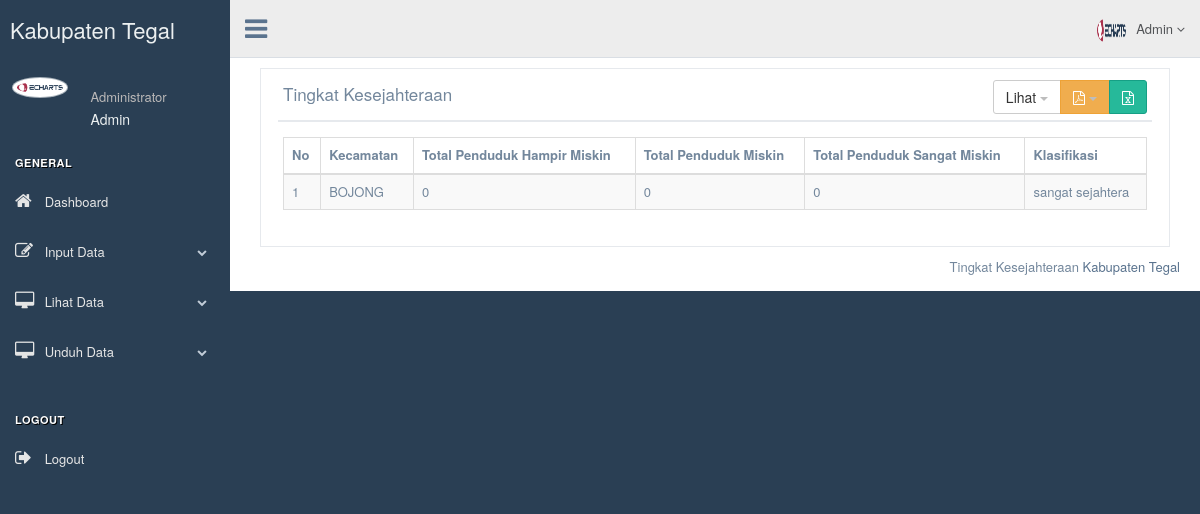
The app's page /index.php/fuzzy/viewKecamatan, older data.
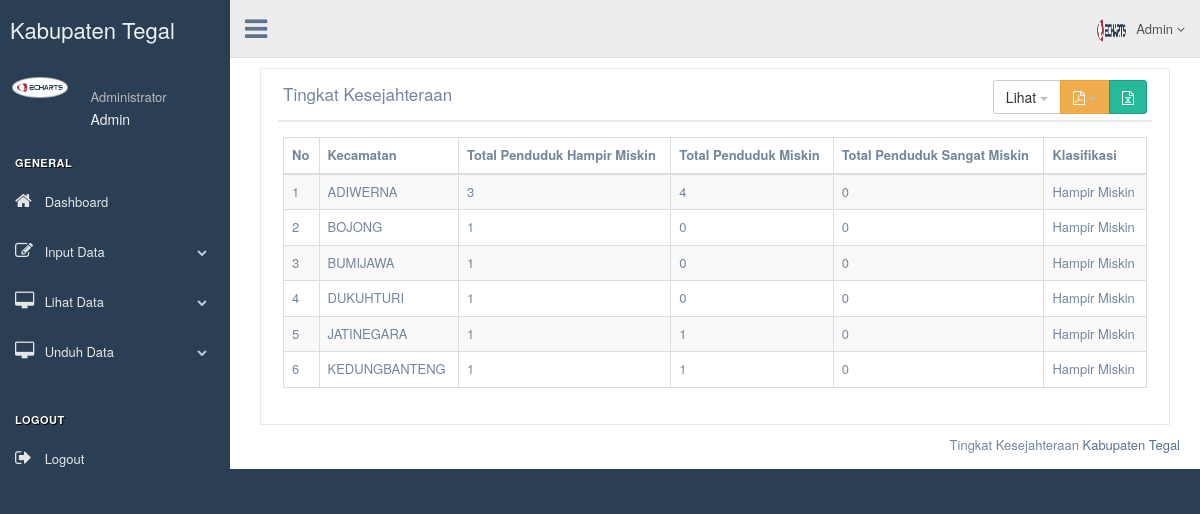
The same page, newer data.
### tables this page shows
CREATE TABLE `tb_variabel_desa` (
  `variabel_id` int(11) NOT NULL,
  `nama_variabel` varchar(50) NOT NULL,
  `min` decimal(10,0) NOT NULL,
  `persen` char(4) NOT NULL
);

### application/controllers/fuzzy.php (called while the page is built, shortened)
<?php defined('BASEPATH') OR exit('No direct script access allowed');
class Fuzzy extends CI_Controller{
	function __construct(){
		$this->load->model('m_variabel', TRUE);
		$this->load->helper('url');
	}
	public function viewKecamatan(){
		$config = array();
        $config["base_url"] = base_url() . "fuzzy/viewKecamatan";
        $config["per_page"] = $this->m_tabel->total_kelurahan();
        $config["uri_segment"] = 3;
		$page = ($this->uri->segment(3)) ? $this->uri->segment(4) : 0;
		$fuzzy['fuzzy']=$this->mamdani->viewKecamatan($config["per_page"], $page);
		$fuzzy['tingkat']= $this->mamdani->klasifikasi_wilayah();
		$fuzzy['kali_kec']=$this->mamdani->get_total_penduduk_kecamatan();
		$fuzzy['tahun']=$this->mamdani->select_tahun_klasifikasi();
		$this->load->view('templates/header');
		$this->load->view('admin/lihatdata/tabel_klasifikasi_kecamatan',$fuzzy);
		$this->load->view('templates/footer');
	}
}

### index.php (called while the page is built, shortened)
<?php
require_once BASEPATH.'core/CodeIgniter.php';

### application/models/m_tabel.php (called while the page is built, shortened)
 <?php
class M_Tabel extends CI_Model{
    public function total_kelurahan(){
        $query = $this->db->query("SELECT * FROM tb_desa");
        $total = $query->num_rows();
        return $total;
    }
}
?>

### application/models/mamdani.php (called while the page is built, shortened)
<?php
class mamdani extends CI_Model{
     public function viewKecamatan(){
      $this->db->select('nama_kecamatan,
      sum(if(klasifikasi="Hampir Miskin",1,0)) as rendah, sum(if(klasifikasi="Miskin",1,0)) as sedang,
      sum(if(klasifikasi="Sangat Miskin",1,0)) as tinggi');
        $this->db->from('tb_klasifikasi_penduduk');
        $this->db->join('tb_kecamatan','tb_kecamatan.kecamatan_id=tb_klasifikasi_penduduk.kecamatan');
        $this->db->group_by('nama_kecamatan, tahun_klasifikasi');
        return $query=$this->db->get()->result();
     }
     public function select_tahun_klasifikasi(){
      $sql=$this->db->query('SELECT DISTINCT(tahun_klasifikasi) FROM tb_klasifikasi_penduduk
      WHERE tahun_klasifikasi BETWEEN DATE_SUB(NOW(),INTERVAL 1 YEAR)AND NOW()');
        return $sql->result();
     }
  function klasifikasi_wilayah(){
    return $this->db->select('*')->from('tb_variabel_desa')->get()->result();
  }
  function get_total_penduduk_kecamatan(){
    return $this->db->select('*')->from('tb_kecamatan')->get()->result();
  }
}

### application/views/admin/lihatdata/tabel_klasifikasi_kecamatan.php (the view, shortened to what this page needs)
 <div class="right_col" role="main">
<div class="col-md-12 col-sm-12 col-xs-12">
                <div class="x_panel">
                  <div class="x_title">
                    <h2>Tingkat Kesejahteraan <small>Kecamatan</small></h2>
                    <div class="btn-group pull-right" >
                    <div class="btn-group" aria-controls="example">
                    <button data-toggle="dropdown" aria-controls="datatable" class="btn btn-default dropdown-toggle" id="sel_kec" type="button"> Lihat <span class="caret"></span> </button>
                        </div>
                        <div class="btn-group" aria-controls="example">
                    <button data-toggle="dropdown" aria-controls="datatable" class="btn btn-warning dropdown-toggle" id="sel_kec" type="button"> <i class="fa fa-file-pdf-o"></i> <span class="caret"></span> </button>
                        </div>
                    <a class="btn btn-success" href="<?php echo base_url('c_report/excel_kecamatan/') ?>" title="Unduh Excel">
                    <i class="fa fa-file-excel-o" ></i></a>
                    </div>
                    <div class="clearfix"></div>
                  </div>
                  <div class="x_content">
                    <table id="example" class="table table-striped table-bordered">
                      <thead>
                        <tr>
                        <th>No</th>
                          <th>Kecamatan</th>
                          <th>Total Penduduk Hampir Miskin</th>
                          <th>Total Penduduk Miskin</th>
                          <th>Total Penduduk Sangat Miskin</th>
                          <th>Klasifikasi</th>
                        </tr>
                      </thead>
                      <tbody>
                      <?php $no=1;
                      if (!empty($fuzzy)) {
                        foreach ($fuzzy as $ct) : ?>
                          <tr>
                          <td><?php echo $no++ ?></td>
                          <td><?php echo $ct->nama_kecamatan ?></td>
                          <td><?php echo $ct->rendah ?></td>
                          <td><?php echo $ct->sedang ?></td>
                          <td><?php echo $ct->tinggi ?></td>
                          <td>
                          <?php
                            foreach ($kali_kec as $kec) {
                              if ($ct->nama_kecamatan==$kec->nama_kecamatan) {
                                foreach ($tingkat as $data) {
                                  if (($ct->rendah + $ct->sedang + $ct->tinggi) <= ($data->persen*$kec->total_penduduk)) {
                                    echo $data->nama_variabel;
                                  break;
                                  }
                                }
                              }
                            }
                           ?>
                           </td>
                          </tr>
                          <?php endforeach;  }?>
                      </tbody>
                    </table>
                  </div>
                </div>
              </div>
 </div>

### application/views/templates/header.php (shortened to what this page needs)
<!DOCTYPE html>
<html lang="en">
  <head>
    <link href="<?php echo base_url() ?>assets/vendors/bootstrap/dist/css/bootstrap.min.css" rel="stylesheet">
    <link href="<?php echo base_url() ?>assets/vendors/font-awesome/css/font-awesome.min.css" rel="stylesheet">
    <link href="<?php echo base_url() ?>assets/vendors/nprogress/nprogress.css" rel="stylesheet">
    <link href="<?php echo base_url() ?>assets/vendors/iCheck/skins/flat/green.css" rel="stylesheet">
    <link href="<?php echo base_url() ?>assets/vendors/bootstrap-progressbar/css/bootstrap-progressbar-3.3.4.min.css" rel="stylesheet">
    <link href="<?php echo base_url() ?>assets/vendors/jqvmap/dist/jqvmap.min.css" rel="stylesheet"/>
    <link href="<?php echo base_url() ?>assets/vendors/bootstrap-daterangepicker/daterangepicker.css" rel="stylesheet">
    <link href="<?php echo base_url() ?>assets/vendors/datatables.net-bs/css/dataTables.bootstrap.min.css" rel="stylesheet">
    <link href="<?php echo base_url() ?>assets/vendors/datatables.net-buttons-bs/css/buttons.bootstrap.min.css" rel="stylesheet">
    <link href="<?php echo base_url() ?>assets/vendors/datatables.net-fixedheader-bs/css/fixedHeader.bootstrap.min.css" rel="stylesheet">
    <link href="<?php echo base_url() ?>assets/vendors/datatables.net-responsive-bs/css/responsive.bootstrap.min.css" rel="stylesheet">
    <link href="<?php echo base_url() ?>assets/vendors/datatables.net-scroller-bs/css/scroller.bootstrap.min.css" rel="stylesheet">
    <link href="<?php echo base_url() ?>assets/build/css/custom.min.css" rel="stylesheet">
    <link rel="stylesheet" href="http://cdn.leafletjs.com/leaflet-0.7.3/leaflet.css" />
  </head>
  <body class="nav-md">
    <div class="container body">
      <div class="main_container">
        <div class="col-md-3 left_col">
          <div class="left_col scroll-view">
            <div class="navbar nav_title" style="border: 0;">
              <a href="index.html" class="site_title"> <span class="">Kabupaten Tegal </span> </a>
            </div>
            <div class="profile clearfix">
              <div class="profile_pic">
                <img src="<?php echo base_url() ?>assets/production/images/logo.png" alt="..." class="img-circle profile_img">
              </div>
              <div class="profile_info">
                <span>Administrator</span>
                <h2>Admin</h2>
              </div>
            </div>
            <br />
            <div id="sidebar-menu" class="main_menu_side hidden-print main_menu">
              <div class="menu_section">
                <h3>General</h3>
                <ul class="nav side-menu">
                  <li><a href="<?php echo base_url()?>admin/dashboard"><i class="fa fa-home"></i> Dashboard</a></li>
                  <li><a><i class="fa fa-edit"></i> Input Data <span class="fa fa-chevron-down"></span></a>
                  </li>
                  <li><a><i class="fa fa-desktop"></i> Lihat Data <span class="fa fa-chevron-down"></span></a>
                  </li>
                  <li><a><i class="fa fa-desktop"></i> Unduh Data <span class="fa fa-chevron-down"></span></a>
                  </li>
                </ul>
              </div>
              <div class="menu_section">
                <h3>Logout</h3>
                <ul class="nav side-menu">
                <li><a href="<?php echo base_url()?>"><i class="fa fa-sign-out"></i> Logout</a></li>
                </ul>
              </div>
            </div>
          </div>
        </div>
        <div class="top_nav">
          <div class="nav_menu">
            <nav>
              <div class="nav toggle">
                <a id="menu_toggle"><i class="fa fa-bars"></i></a>
              </div>
              <ul class="nav navbar-nav navbar-right">
                <li class="">
                  <a href="javascript:;" class="user-profile dropdown-toggle" data-toggle="dropdown" aria-expanded="false">
                    <img src="<?php echo base_url() ?>assets/production/images/logo.png" alt="">Admin
                    <span class=" fa fa-angle-down"></span>
                  </a>
                </li>
              </ul>
            </nav>
          </div>
        </div>

### application/views/templates/footer.php (shortened to what this page needs)
    <footer>
      <div class="pull-right">
        Tingkat Kesejahteraan <a href="https://colorlib.com">Kabupaten Tegal</a>
      </div>
    </footer>
  </div>
</div>
  </body>
  </html>

Row changes from the older to the newer data that the page shows:
changed tb_kecamatan (number 2 of 6 on the later page): gains tb_variabel_desa (nama_variabel "Hampir Miskin"); loses tb_variabel_desa (nama_variabel "sangat sejahtera")
Text that changed along with them:
new list line: "1 ADIWERNA 3 4 0"
new list line: "2 BOJONG 1 0 0"
new list line: "3 BUMIJAWA 1 0 0"
new list line: "4 DUKUHTURI 1 0 0"
new list line: "5 JATINEGARA 1 1 0"
new list line: "6 KEDUNGBANTENG 1 1 0"
list line gone: "1 BOJONG 0 0 0"
